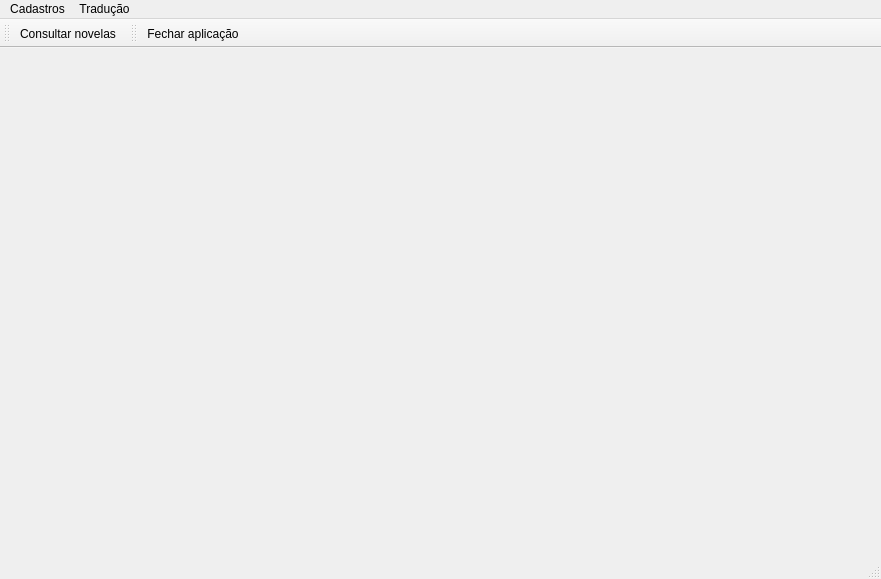
<?xml version="1.0" encoding="UTF-8"?>
<ui version="4.0">
 <class>ViewMainWindow</class>
 <widget class="QMainWindow" name="ViewMainWindow">
  <property name="geometry">
   <rect>
    <x>0</x>
    <y>0</y>
    <width>881</width>
    <height>579</height>
   </rect>
  </property>
  <property name="windowTitle">
   <string>MainWindow</string>
  </property>
  <property name="windowIcon">
   <iconset resource="../resource/resource.qrc">
    <normaloff>:/imagens/movie.png</normaloff>:/imagens/movie.png</iconset>
  </property>
  <widget class="QWidget" name="centralwidget"/>
  <widget class="QMenuBar" name="menubar">
   <property name="geometry">
    <rect>
     <x>0</x>
     <y>0</y>
     <width>881</width>
     <height>21</height>
    </rect>
   </property>
   <widget class="QMenu" name="menuCadastros">
    <property name="title">
     <string>Cadastros</string>
    </property>
    <addaction name="actionConsultar_novelas"/>
    <addaction name="separator"/>
    <addaction name="actionFechar_aplicacao"/>
   </widget>
   <widget class="QMenu" name="menuTradu_o">
    <property name="title">
     <string>Tradução</string>
    </property>
    <addaction name="actionIngles"/>
    <addaction name="actionPortugues"/>
   </widget>
   <addaction name="menuCadastros"/>
   <addaction name="menuTradu_o"/>
  </widget>
  <widget class="QStatusBar" name="statusbar"/>
  <widget class="QToolBar" name="toolBar">
   <property name="windowTitle">
    <string>toolBar</string>
   </property>
   <attribute name="toolBarArea">
    <enum>TopToolBarArea</enum>
   </attribute>
   <attribute name="toolBarBreak">
    <bool>false</bool>
   </attribute>
   <addaction name="actionConsultar_novelas"/>
  </widget>
  <widget class="QToolBar" name="toolBar_2">
   <property name="windowTitle">
    <string>toolBar_2</string>
   </property>
   <attribute name="toolBarArea">
    <enum>TopToolBarArea</enum>
   </attribute>
   <attribute name="toolBarBreak">
    <bool>false</bool>
   </attribute>
   <addaction name="actionFechar_aplicacao"/>
  </widget>
  <action name="actionConsultar_novelas">
   <property name="icon">
    <iconset resource="../resource/resource.qrc">
     <normaloff>:/imagens/television.png</normaloff>:/imagens/television.png</iconset>
   </property>
   <property name="text">
    <string>Consultar novelas</string>
   </property>
   <property name="shortcut">
    <string>Ctrl+N</string>
   </property>
   <property name="iconVisibleInMenu">
    <bool>true</bool>
   </property>
  </action>
  <action name="actionFechar_aplicacao">
   <property name="icon">
    <iconset resource="../resource/resource.qrc">
     <normaloff>:/imagens/exit.png</normaloff>:/imagens/exit.png</iconset>
   </property>
   <property name="text">
    <string>Fechar aplicação</string>
   </property>
   <property name="shortcut">
    <string>Alt+X</string>
   </property>
  </action>
  <action name="actionPortugues">
   <property name="checkable">
    <bool>true</bool>
   </property>
   <property name="checked">
    <bool>true</bool>
   </property>
   <property name="text">
    <string>Português</string>
   </property>
  </action>
  <action name="actionIngles">
   <property name="checkable">
    <bool>true</bool>
   </property>
   <property name="text">
    <string>Inglês</string>
   </property>
  </action>
 </widget>
 <resources>
  <include location="../resource/resource.qrc"/>
 </resources>
 <connections/>
</ui>
